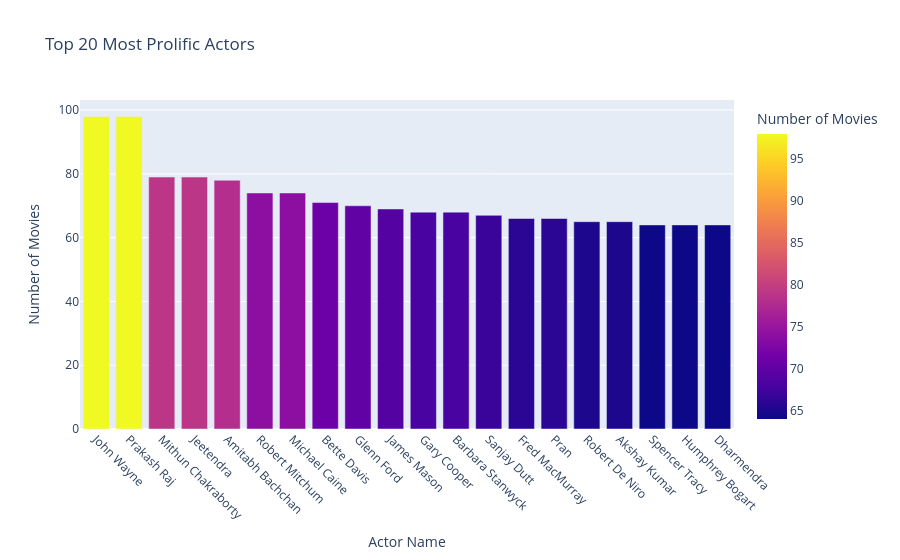

Write notebook code for a chart like this one.
### Markdown cell above
##  ACTOR ANALYSIS

### Code cell
# 9. Top 20 Most Prolific Actors
top_cast_df = pd.DataFrame(cast_counts.most_common(20), columns=['Actor', 'Movie Count'])
fig_cast = px.bar(top_cast_df, x='Actor', y='Movie Count',
                 title='Top 20 Most Prolific Actors',
                 labels={'Actor': 'Actor Name', 'Movie Count': 'Number of Movies'},
                 color='Movie Count',
                 )
fig_cast.update_layout(xaxis_title='Actor Name', yaxis_title='Number of Movies')
fig_cast.update_xaxes(tickangle=45)
fig_cast.show()

### Figure 1 — Plotly figure (JSON) as saved in the notebook; plotly's stock layout.template omitted (floating-point values rounded to 4 significant figures)
{"data": [{"alignmentgroup": "True", "hovertemplate": "Actor Name=%{x}<br>Number of Movies=%{marker.color}<extra></extra>", "legendgroup": "", "marker": {"color": [98, 98, 79, 79, 78, 74, 74, 71, 70, 69, 68, 68, 67, 66, 66, 65, 65, 64, 64, 64], "coloraxis": "coloraxis", "pattern": {"shape": ""}}, "name": "", "offsetgroup": "", "orientation": "v", "showlegend": false, "textposition": "auto", "type": "bar", "x": ["John Wayne", "Prakash Raj", "Mithun Chakraborty", "Jeetendra", "Amitabh Bachchan", "Robert Mitchum", "Michael Caine", "Bette Davis", "Glenn Ford", "James Mason", "Gary Cooper", "Barbara Stanwyck", "Sanjay Dutt", "Fred MacMurray", "Pran", "Robert De Niro", "Akshay Kumar", "Spencer Tracy", "Humphrey Bogart", "Dharmendra"], "xaxis": "x", "y": [98, 98, 79, 79, 78, 74, 74, 71, 70, 69, 68, 68, 67, 66, 66, 65, 65, 64, 64, 64], "yaxis": "y"}], "layout": {"barmode": "relative", "coloraxis": {"colorbar": {"title": {"text": "Number of Movies"}}, "colorscale": [[0, "#0d0887"], [0.1111, "#46039f"], [0.2222, "#7201a8"], [0.3333, "#9c179e"], [0.4444, "#bd3786"], [0.5556, "#d8576b"], [0.6667, "#ed7953"], [0.7778, "#fb9f3a"], [0.8889, "#fdca26"], [1, "#f0f921"]]}, "legend": {"tracegroupgap": 0}, "title": {"text": "Top 20 Most Prolific Actors"}, "xaxis": {"anchor": "y", "domain": [0, 1], "tickangle": 45, "title": {"text": "Actor Name"}}, "yaxis": {"anchor": "x", "domain": [0, 1], "title": {"text": "Number of Movies"}}}}
